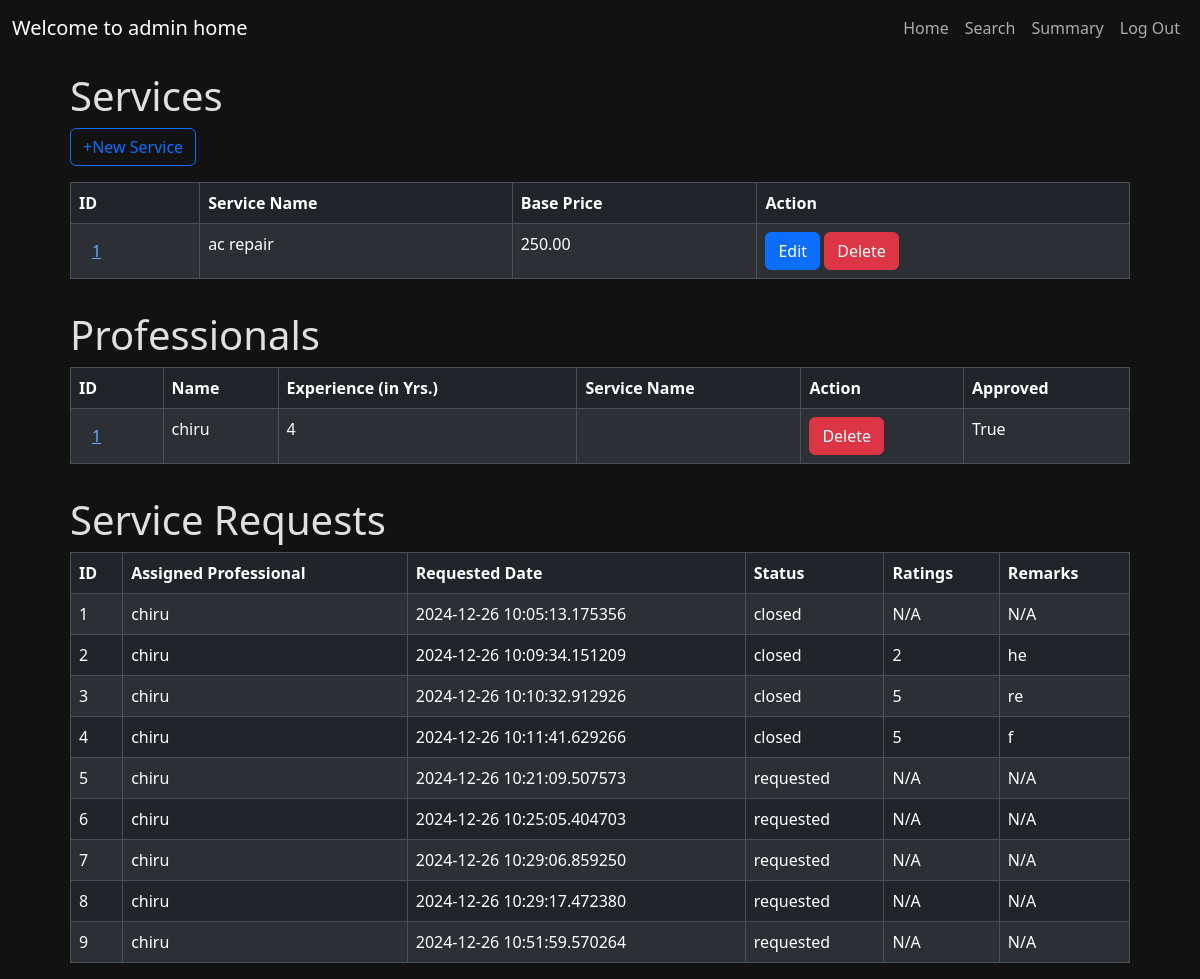
The page /home/admin (signed in) on the database its author committed.
### models.py (models this page shows, shortened)
class Service(db.Model):
    id = db.Column(db.Integer, primary_key=True, autoincrement=True)
    service_name = db.Column(db.String(100), nullable=False)
    description = db.Column(db.Text, nullable=False)
    base_price = db.Column(db.Numeric(10, 2), nullable=False)
    status = db.Column(db.Enum('open', 'close', name='service_status'), default='open', nullable=False)
    service_requests = db.relationship('ServiceRequest', backref='service', passive_deletes=True)

class Professional(db.Model):
    id = db.Column(db.Integer, primary_key=True, autoincrement=True)
    fullname = db.Column(db.String(100), nullable=False)
    service_id = db.Column(db.Integer, db.ForeignKey('service.id', ondelete="CASCADE"))
    experience = db.Column(db.Integer, nullable=False)
    address = db.Column(db.Text, nullable=False)
    pincode = db.Column(db.String(10), nullable=False)
    is_approved = db.Column(db.Boolean, default=None, nullable=True)
    login_id = db.Column(db.Integer, db.ForeignKey('login.id', ondelete="CASCADE"))
    service_requests = db.relationship('ServiceRequest', backref='professional', passive_deletes=True)

class ServiceRequest(db.Model):
    id = db.Column(db.Integer, primary_key=True, autoincrement=True)
    service_id = db.Column(db.Integer, ForeignKey('service.id', ondelete="CASCADE"), nullable=False )
    customer_id = db.Column(db.Integer, ForeignKey('customer.id', ondelete="CASCADE"), nullable=False)
    professional_id = db.Column(db.Integer, ForeignKey('professional.id', ondelete="CASCADE"), nullable=False)
    date_of_request = db.Column(db.DateTime(timezone=True), default=datetime.now, nullable=False)
    date_of_completion = db.Column(db.DateTime(timezone=True), nullable=True)
    service_status = db.Column(db.String(100), default='Requested', nullable=False)
    ratings = db.Column(db.Integer, nullable=True)
    remarks = db.Column(db.Text, nullable=True)

### routes.py (the view)
    @app.route('/home/admin')
    @login_required
    def admin_home():
        return render_template(
            "admin_home.html",
            services=Service.query.all(),
            professionals=Professional.query.all(),
            service_requests=ServiceRequest.query.all()
            )

### app.py (called while the page is built)
def create_app():
    app = Flask(__name__,template_folder='templates',static_folder='static',static_url_path='/')
    app.config['SECRET_KEY'] = '8f42a73054b1749f8f58848be5e6502c'
    app.config['SQLALCHEMY_DATABASE_URI'] = 'sqlite:///database.sqlite3'
    from models import Login,Admin,Professional,Customer,Service,ServiceRequest
    db.init_app(app)
    with app.app_context():
        db.create_all()
        from routes import create_admin_user
        create_admin_user(db)
    migrate=Migrate(app,db)
    login_manager = LoginManager()
    login_manager.login_view = 'login'
    login_manager.init_app(app)
    @login_manager.user_loader
    def load_user(id):
        return Login.query.get(id)
    from routes import register_routes
    register_routes(app,db)
    return app

### templates/admin_home.html (shortened to what this page needs)
{% extends "base2.html" %}
{%block nav_title%}admin home{%endblock%}
{% block content %}
<section class="m-3">
    <div class="container">
        <h1>Services</h1>
        <a href="{{ url_for('new_service') }}" target="_blank" class="btn btn-outline-primary mb-3">+New
            Service</a>
        <div class="table-responsive">
            <table class="table  table-striped table-bordered table-hover">
                <thead>
                    <tr>
                        <th scope="col">ID</th>
                        <th scope="col">Service Name</th>
                        <th scope="col">Base Price</th>
                        <th scope="col">Action</th>
                    </tr>
                </thead>
                <tbody>
                    {% for service in services %}
                    <tr>
                        <td><button type="button" class="btn btn-link" data-bs-toggle="modal"
                                data-bs-target="#serviceModal{{service.id}}">{{ service.id }}</button></td>
                        <td>{{ service.service_name }}</td>
                        <td>{{ service.base_price }}</td>
                        <td>
                            <button class="btn btn-primary" data-bs-toggle="modal"
                                data-bs-target="#editServiceModal{{ service.id }}">Edit</button>
                            <button class="btn btn-danger" data-bs-toggle="modal"
                                data-bs-target="#deleteServiceModal{{ service.id }}">Delete</button>
                        </td>
                    </tr>
                    {% endfor %}
                </tbody>
            </table>
        </div>
    </div>
</section>
<section class="m-3">
    <div class="container">
        <h1>Professionals</h1>
        <div class="table-responsive">
            <table class="table  table-striped table-bordered table-hover">
                <thead>
                    <tr>
                        <th scope="col">ID</th>
                        <th scope="col">Name</th>
                        <th scope="col">Experience (in Yrs.)</th>
                        <th scope="col">Service Name</th>
                        <th scope="col">Action</th>
                        <th scope="col">Approved</th>
                    </tr>
                </thead>
                <tbody>
                    {% for professional in professionals %}
                    <tr>
                        <td><button type="button" class="btn btn-link" data-bs-toggle="modal"
                                data-bs-target="#professionalModal{{professional.id}}">{{ professional.id }}</button>
                        </td>
                        <td>{{ professional.fullname }}</td>
                        <td>{{ professional.experience }}</td>
                        <td>{{ professional.service_name }}</td>
                        <td>
                            {% if professional.is_approved %}
                            <form method="POST" action="{{ url_for('delete_professional', professional_id=professional.id) }}" class="d-inline">
                                <button type="submit" class="btn btn-danger">Delete</button>
                            </form>
                            {% else %}
                            <form method="POST" action="{{ url_for('approve_professional', professional_id=professional.id) }}" class="d-inline">
                                <button type="submit" class="btn btn-success">Approve</button>
                            </form>
                            {% endif %}
                        </td>
                        <td>{{ professional.is_approved }}</td>
                    </tr>
                    {% endfor %}
                </tbody>
            </table>
        </div>
    </div>
</section>
<section class="m-3">
    <div class="container">
        <h1>Service Requests</h1>
        <div class="table-responsive">
            <table class="table  table-striped table-bordered table-hover">
                <thead>
                    <tr>
                        <th scope="col">ID</th>
                        <th scope="col">Assigned Professional</th>
                        <th scope="col">Requested Date</th>
                        <th scope="col">Status</th>
                        <th scope="col">Ratings</th>
                        <th scope="col">Remarks</th>
                    </tr>
                </thead>
                <tbody>
                    {% for request in service_requests %}
                    <tr>
                        <td>{{ request.id }}</td>
                        <td>{{ request.professional.fullname if request.professional else 'N/A' }}</td>
                        <td>{{ request.date_of_request }}</td>
                        <td>{{ request.service_status }}</td>
                        <td>{{ request.ratings if request.ratings else 'N/A' }}</td>
                        <td>{{ request.remarks if request.remarks else 'N/A' }}</td>
                    </tr>
                    {% endfor %}
                </tbody>
            </table>
        </div>
    </div>
</section>
{% endblock %}

### templates/base2.html (shortened to what this page needs)
<!doctype html>
<html lang="en" data-bs-theme="dark">
<head>
    <link href="https://cdn.jsdelivr.net/npm/bootstrap@5.3.3/dist/css/bootstrap.min.css" rel="stylesheet"
>
    <link rel="stylesheet" type="text/css" href="{{ url_for('static', filename='main2.css') }}">
</head>
<body>
    <nav class="navbar navbar-expand-lg">
        <div class="container-fluid">
            <a class="navbar-brand" href="#">Welcome to {%block nav_title%}{%endblock%}</a>
            <div class="collapse navbar-collapse" id="navmenu">
                <ul class="navbar-nav ms-auto">
                    <li class="nav-item">
                        <a class="nav-link" href="{{ url_for('home') }}">Home</a>
                    </li>
                    <li class="nav-item">
                        <a class="nav-link" href="{{ url_for('search') }}">Search</a>
                    </li>
                    <li class="nav-item">
                        <a class="nav-link" href="{{ url_for('summary') }}">Summary</a>
                    </li>
                    <li class="nav-item">
                        <a class="nav-link" href="{{ url_for('logout') }}">Log Out</a>
                    </li>
                </ul>
            </div>
    </nav>
    <div class="container">{% block content %}{% endblock %}</div>
</body>
</html>

### static/main2.css (style rules this page uses)
html, body { height: 100%; margin: 0; }
ul { list-style-type: none; }
form { background-color: #333; width: 600px; border-radius: 15px; margin-top: 10px; }
body { background-color: #121212; color: #e0e0e0; }

### rows shown on the page
Service: id "1", service_name "ac repair", base_price "250.00"
Professional: id "1", fullname "chiru", experience "4", is_approved "True"
ServiceRequest: id "1", professional "chiru", date_of_request "2024-12-26 10:05:13.175356", service_status "closed", ratings "N/A", remarks "N/A"
ServiceRequest: id "2", professional "chiru", date_of_request "2024-12-26 10:09:34.151209", service_status "closed", ratings "2", remarks "he"
ServiceRequest: id "3", professional "chiru", date_of_request "2024-12-26 10:10:32.912926", service_status "closed", ratings "5", remarks "re"
ServiceRequest: id "4", professional "chiru", date_of_request "2024-12-26 10:11:41.629266", service_status "closed", ratings "5", remarks "f"
ServiceRequest: id "5", professional "chiru", date_of_request "2024-12-26 10:21:09.507573", service_status "requested", ratings "N/A", remarks "N/A"
ServiceRequest: id "6", professional "chiru", date_of_request "2024-12-26 10:25:05.404703", service_status "requested", ratings "N/A", remarks "N/A"
ServiceRequest: id "7", professional "chiru", date_of_request "2024-12-26 10:29:06.859250", service_status "requested", ratings "N/A", remarks "N/A"
ServiceRequest: id "8", professional "chiru", date_of_request "2024-12-26 10:29:17.472380", service_status "requested", ratings "N/A", remarks "N/A"
ServiceRequest: id "9", professional "chiru", date_of_request "2024-12-26 10:51:59.570264", service_status "requested", ratings "N/A", remarks "N/A"
